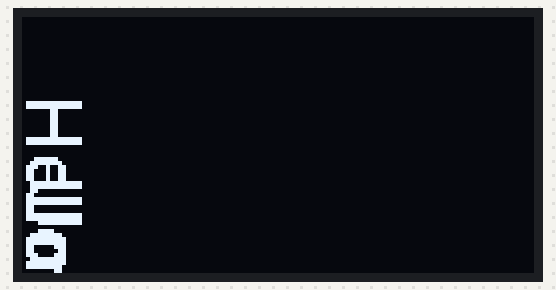
The sketch below on a simulated Arduino Uno, built for the host (arithmetic inside an expression is 32-bit, double 64-bit). Shown: 128×64 one-colour display.

Above: at 0.1 s.

The sketch:

U8G2_HELLO_WORLD.ino
```cpp
/*

  Hello_Adafruit_SSD1306.ino

  Demonstrates how to connect U8g2_for_Adafruit_GFX to Adafruit SSD1306 library.

  U8g2_for_Adafruit_GFX:
    - Use U8g2 fonts with Adafruit GFX
    - Support for UTF-8 in print statement
    - 90, 180 and 270 degree text direction

  List of all U8g2 fonts: https://github.com/olikraus/u8g2/wiki/fntlistall

*/
#include <Wire.h>
#include <Adafruit_SSD1306.h>
#include <U8g2_for_Adafruit_GFX.h>


Adafruit_SSD1306 display(128, 64, &Wire, -1);
U8G2_FOR_ADAFRUIT_GFX u8g2_for_adafruit_gfx;

void setup() {
  display.begin(SSD1306_SWITCHCAPVCC, 0x3D);
  u8g2_for_adafruit_gfx.begin(display);                 // connect u8g2 procedures to Adafruit GFX
}

void loop() {
  display.clearDisplay();                               // clear the graphcis buffer
  u8g2_for_adafruit_gfx.setFont(u8g2_font_helvR14_tf);  // select u8g2 font from here: https://github.com/olikraus/u8g2/wiki/fntlistall
  u8g2_for_adafruit_gfx.setFontMode(1);                 // use u8g2 transparent mode (this is default)
  u8g2_for_adafruit_gfx.setFontDirection(1);            // left to right (this is default)
  u8g2_for_adafruit_gfx.setForegroundColor(WHITE);      // apply Adafruit GFX color
  u8g2_for_adafruit_gfx.setCursor(0,20);                // start writing at this position
  u8g2_for_adafruit_gfx.print("Hello World");
  u8g2_for_adafruit_gfx.setCursor(0,40);                // start writing at this position
  u8g2_for_adafruit_gfx.print("Umlaut ÄÖÜ");            // UTF-8 string with german umlaut chars
  display.display();                                    // make everything visible
  delay(2000);
}
```
